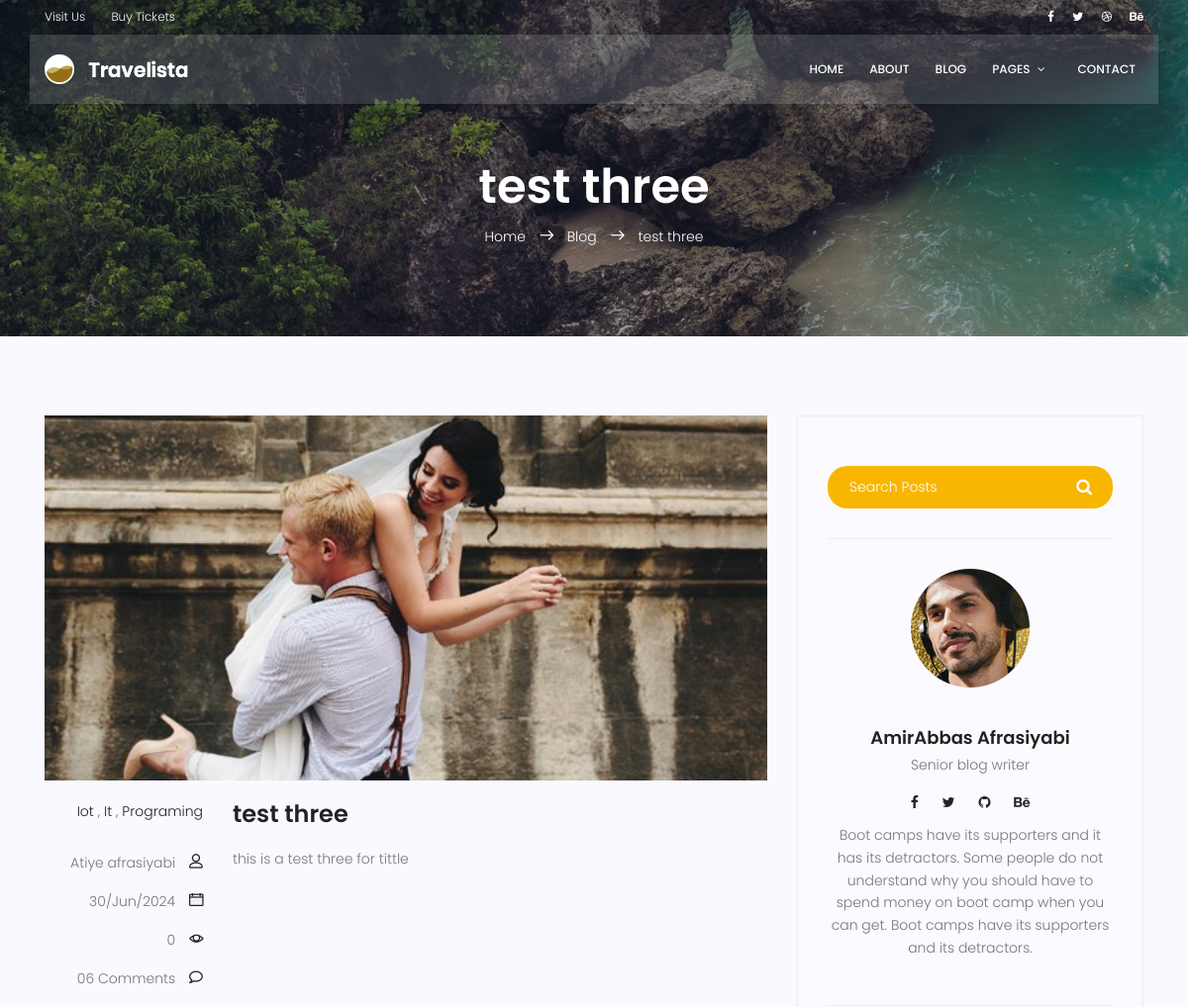
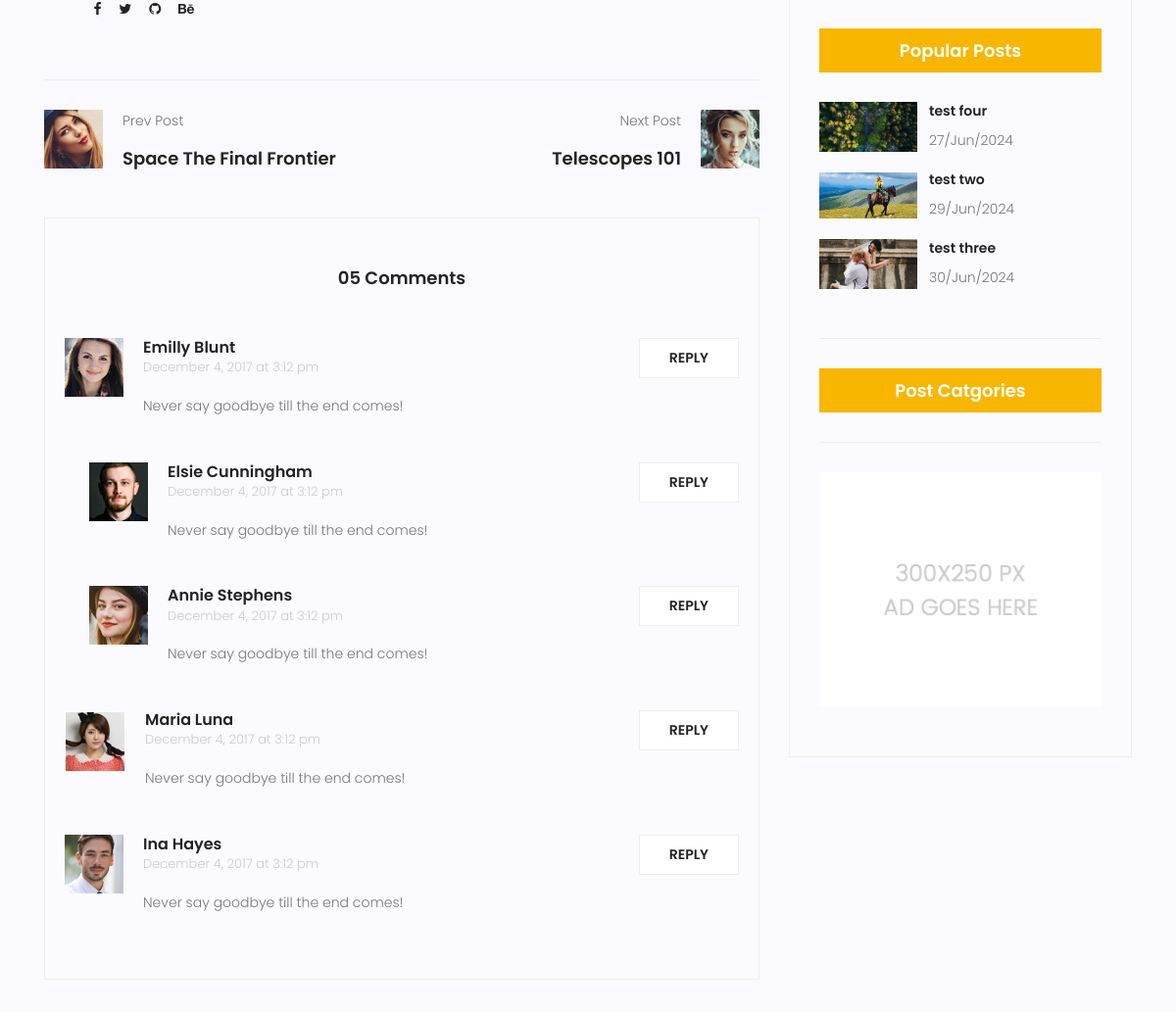
The app's page /blog/4/ (upper part), older data (2 pictures, top to bottom).
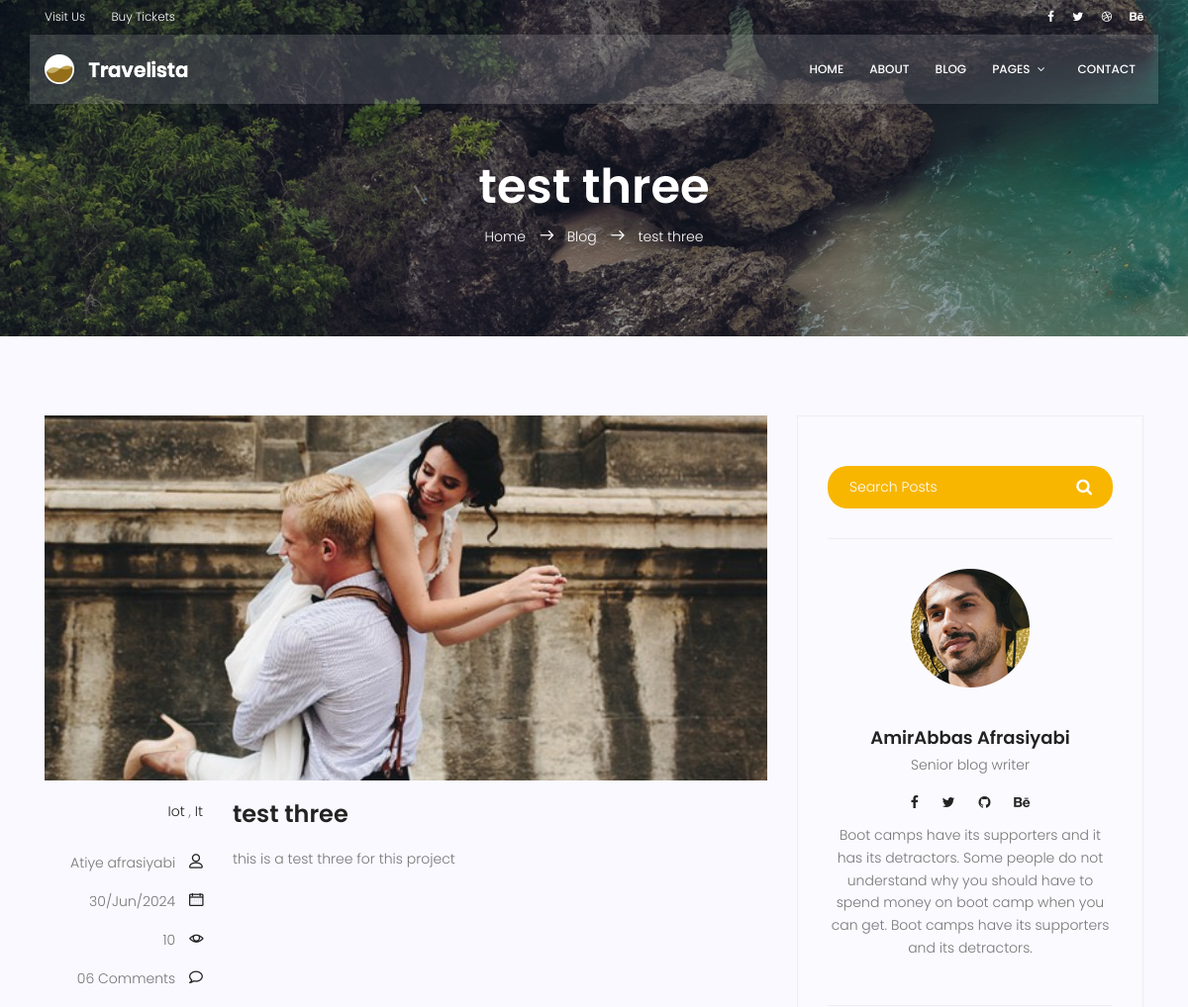
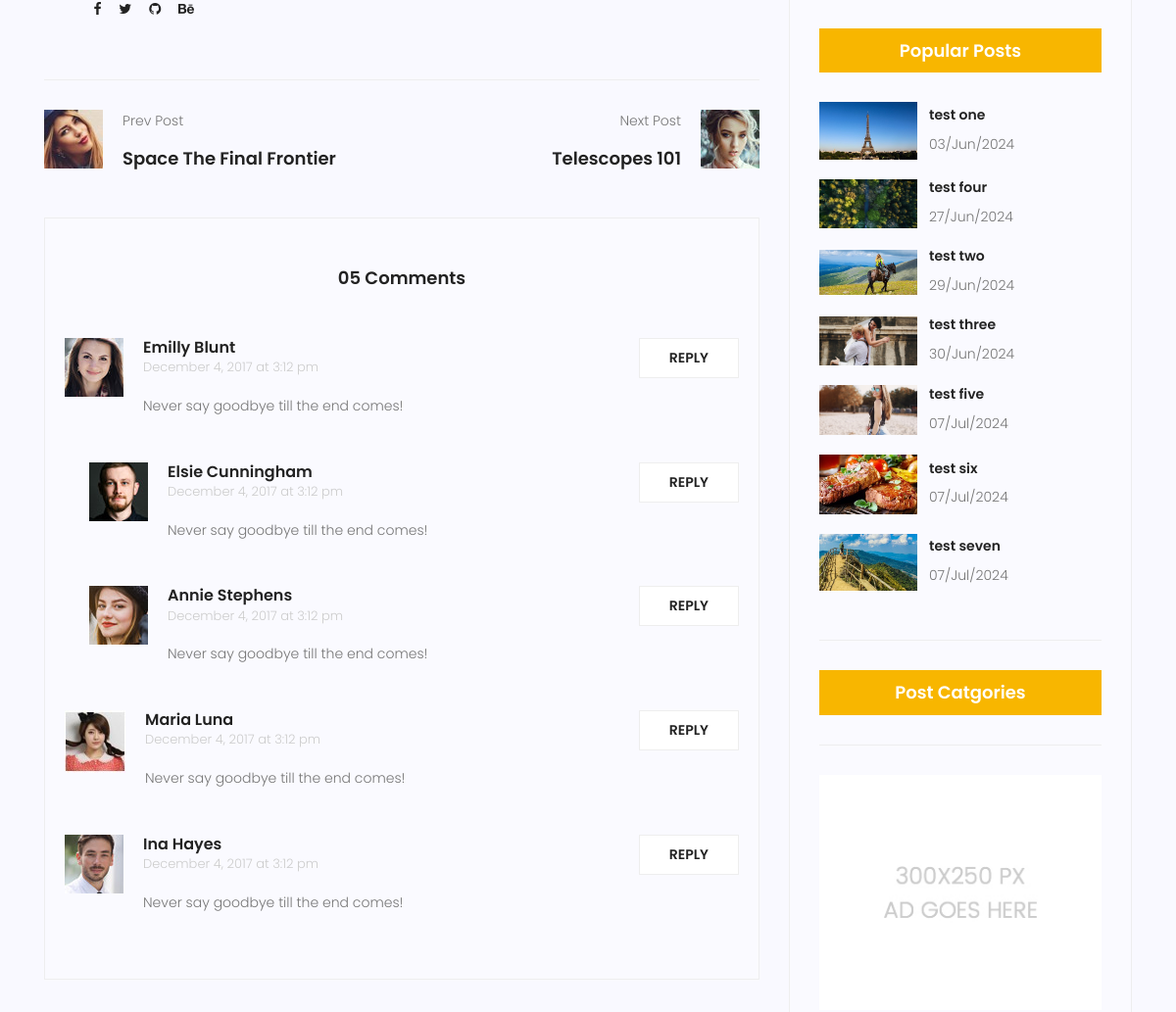
The same page, newer data (2 pictures, top to bottom).
### blog/models.py (models this page shows, shortened)
class category(models.Model):
    name = models.CharField(max_length=255)

class Post(models.Model):
    image = models.ImageField(upload_to='blog/',default='blog/default.jpg')
    author = models.ForeignKey(User, related_name = "author" , on_delete=models.SET_NULL, null=True)
    title = models.CharField(max_length=100)
    content = models.TextField()
    category  = models.ManyToManyField(category, blank=True,)
    counted_views = models.IntegerField(default=0)
    status = models.BooleanField( default= False)
    published_date = models.DateTimeField(null= True)
    created_date = models.DateTimeField(auto_now_add=True )
    updated_date = models.DateTimeField(auto_now=True)
    class Meta:
        ordering = ['created_date']
        verbose_name = 'پست'
        verbose_name_plural = ' پست ها'

### blog/views.py (the view)
# urls.py: path('/<int:pid>/', blog_single, name='single'),
def blog_single(request, pid):
    posts = Post.objects.filter(status=1)
    post = get_object_or_404(posts, pk=pid)
    context = {'post': post}
    return render(request, 'blog/blog-single.html', context)

### blog/templatetags/blog_tags.py (called while the page is built)
@ register.inclusion_tag('blog/blog-popularpost.html')
def latestposts():
    posts = Post.objects.filter(status=1).order_by('published_date')
    return{'posts': posts}

@ register.inclusion_tag('blog/blog-post-category.html')
def postcategories():
    posts = Post.objects.filter(status=1)
    categories = category.objects.all()
    cat_dict = {}
    for name in categories:
       cat_dict[name] =  posts.filter(category=name).count()
    return{'categories': cat_dict}

### templates/blog/blog-single.html (shortened to what the changed rows need)
{% extends "base.html" %}
{% load static %}
{% load blog_tags %}
{% block content %}
<section class="relative about-banner">
  <div class="container">
    <div class="row d-flex align-items-center justify-content-center">
      <div class="about-content col-lg-12">
        <h1 class="text-white">{{post.title}}</h1>
        <p class="text-white link-nav">
          <a href="{% url 'website:index' %}">Home </a>
          <span class="lnr lnr-arrow-right"></span>
          <a href="{% url 'blog:index' %}">Blog </a>
          <span class="lnr lnr-arrow-right"></span>
          <a href="{% url 'blog:single' pid=post.id %}">{{post.title}}</a>
        </p>
      </div>
    </div>
  </div>
</section>
<section class="post-content-area single-post-area">
  <div class="container">
    <div class="row">
      <div class="col-lg-8 posts-list">
        <div class="single-post row">
          <div class="col-lg-12">
            <div class="feature-img">
              <img class="img-fluid" src="{{post.image.url}}" alt="" />
            </div>
          </div>
          <div class="col-lg-3 col-md-3 meta-details">
            <ul class="tags">
              {% for cat in post.category.all %}
                <li><a href="#">{{ cat.name }}</a></li> {% if not forloop.last %},{% endif %}
              {% endfor %}
            </ul>
            <div class="user-details row">
              <p class="user-name col-lg-12 col-md-12 col-6">
                <a href="#">{{post.author.get_full_name}}</a> <span class="lnr lnr-user"></span>
              </p>
              <p class="date col-lg-12 col-md-12 col-6">
                <a href="#">{{post.published_date|date:"d/M/Y"}}</a>
                <span class="lnr lnr-calendar-full"></span>
              </p>
              <p class="view col-lg-12 col-md-12 col-6">
                <a href="#">{{post.counted_views}}</a> <span class="lnr lnr-eye"></span>
              </p>
              <p class="comments col-lg-12 col-md-12 col-6">
              </p>
              <ul class="social-links col-lg-12 col-md-12 col-6">
              </ul>
            </div>
          </div>
          <div class="col-lg-9 col-md-9">
            <h3 class="mt-20 mb-20">{{post.title}}</h3>
            <p class="excert">
            {{post.content}}
            </p>
          </div>
        </div>
      </div>
      <div class="col-lg-4 sidebar-widgets">
        <div class="widget-wrap">
          {% latestposts %}
        </div>
      </div>
    </div>
  </div>
</section>
{% endblock %}

### templates/blog/blog-popularpost.html
{% load static %}
<div class="single-sidebar-widget popular-post-widget">
    <h4 class="popular-title">Popular Posts</h4>
    <div class="popular-post-list">
      {% for post in posts %}
      <div class="single-post-list d-flex flex-row align-items-center">
        <div class="thumb">
          <img
            class="img-fluid"
            src="{{post.image.url}}"
            alt=""
          />
        </div>
        <div class="details">
          <a href="{% url 'blog:single' pid=post.id %}"
            ><h6>{{post.title}}</h6></a
          >
          <p>{{post.published_date|date:"d/M/Y"}}</p>
        </div>
      </div>
      {% endfor %}
    </div>
  </div>

Row changes from the older to the newer data that the page shows:
no longer on this page (row unchanged): category: name "Programing"
changed Post "test three": counted_views "0" → "10"; content "this is a test three for tittle" → "this is a test three for this project"
shown differently, row unchanged: category "It": no longer shows ","
now on this page (row edited): Post: image (picture), title "test one", published_date "03/Jun/2024"
added Post: image (picture), title "test five", published_date "07/Jul/2024"
added Post: image (picture), title "test six", published_date "07/Jul/2024"
added Post: image (picture), title "test seven", published_date "07/Jul/2024"
